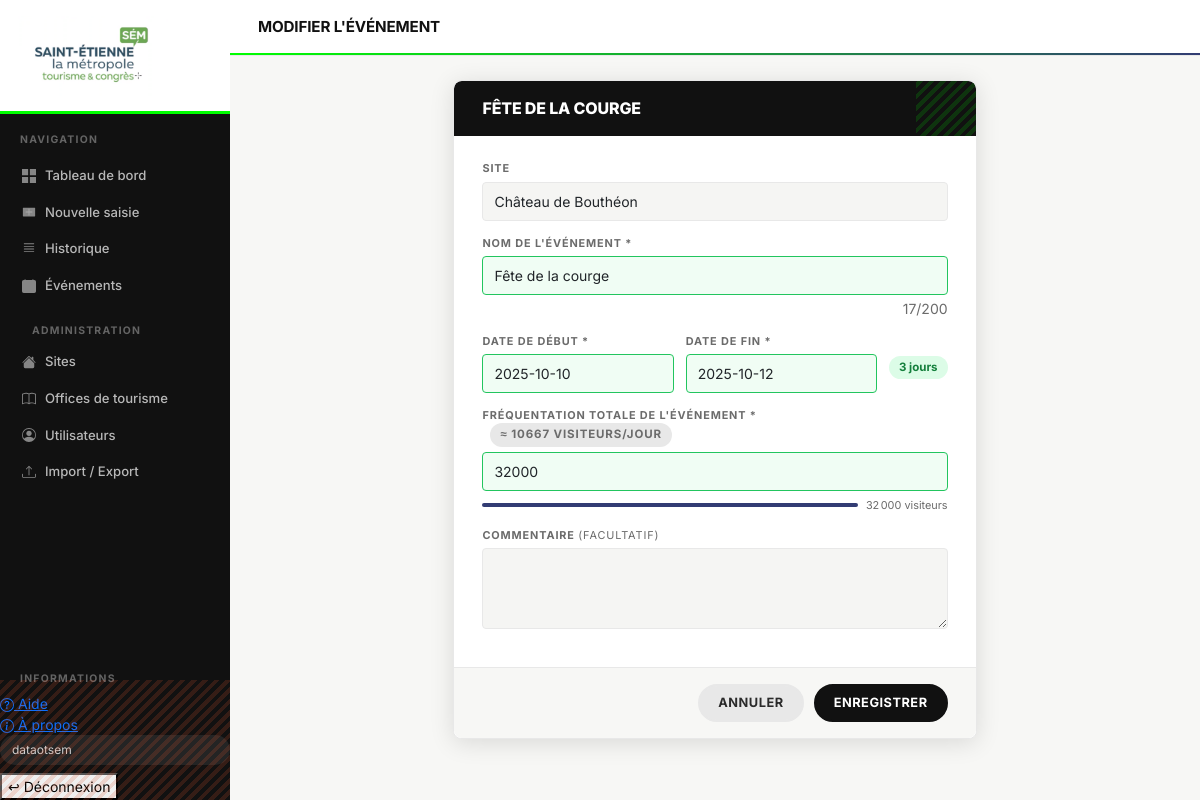
Screenshot of /evenements/1/ (signed in) with the database file from the repository.
### suivi/models.py (models this page shows, shortened)
class Utilisateur(AbstractUser):
    ROLE_CHOICES = [
        ("saisisseur", "Saisisseur (site)"),
        ("admin", "Administrateur"),
    ]
    site = models.ForeignKey(
        SiteTouristique,
        verbose_name="Site rattaché",
        on_delete=models.SET_NULL,
        null=True,
        blank=True,
        related_name="utilisateurs",
    )
    role = models.CharField(
        "Rôle", max_length=20, choices=ROLE_CHOICES, default="saisisseur"
    )
    telephone = models.CharField("Téléphone", max_length=30, blank=True)
    cle_api = models.CharField(
        "Clé API", max_length=64, blank=True, unique=True, null=True,
        help_text="Utilisée pour l'accès en lecture à l'API (ex: Power BI). Laisser vide si non utilisée.",
    )
    @property
    def est_admin(self):
        return self.role == "admin" or self.is_superuser

class Evenement(models.Model):
    site = models.ForeignKey(
        SiteTouristique, on_delete=models.CASCADE, related_name="evenements"
    )
    nom = models.CharField("Nom de l'événement", max_length=200)
    date_debut = models.DateField("Date de début")
    date_fin = models.DateField("Date de fin")
    frequentation = models.PositiveIntegerField("Fréquentation totale de l'événement", default=0)
    saisi_par = models.ForeignKey(
        Utilisateur, on_delete=models.SET_NULL, null=True, related_name="evenements_saisis"
    )
    date_saisie = models.DateTimeField(auto_now_add=True)
    date_modification = models.DateTimeField(auto_now=True)
    commentaire = models.TextField("Commentaire", blank=True)
    class Meta:
        verbose_name = "Événement"
        verbose_name_plural = "Événements"
        ordering = ["-date_debut"]

### suivi/views.py (the view)
# urls.py: path("evenements/<int:pk>/", views.saisir_evenement, name="modifier_evenement"),
@login_required
def saisir_evenement(request, pk=None):
    instance = None
    if pk:
        instance = get_object_or_404(Evenement, pk=pk)
        if not request.user.est_admin and instance.site_id != request.user.site_id:
            messages.error(request, "Vous n'êtes pas autorisé à modifier cet événement.")
            return redirect("liste_evenements")
    if request.method == "POST":
        form = EvenementForm(request.POST, instance=instance, utilisateur=request.user)
        if form.is_valid():
            evenement = form.save(commit=False)
            if not request.user.est_admin:
                evenement.site = request.user.site
            evenement.saisi_par = request.user
            evenement.save()
            messages.success(request, "Événement enregistré avec succès.")
            return redirect("liste_evenements")
    else:
        form = EvenementForm(instance=instance, utilisateur=request.user)
    return render(request, "suivi/saisir_evenement.html", {"form": form, "instance": instance})

### suivi/forms.py
class EvenementForm(forms.ModelForm):
    class Meta:
        model = Evenement
        fields = ["site", "nom", "date_debut", "date_fin", "frequentation", "commentaire"]
        widgets = {
            "site": forms.Select(attrs={"class": "form-select"}),
            "nom": forms.TextInput(attrs={"class": "form-control"}),
            "date_debut": forms.DateInput(attrs={"class": "form-control", "type": "date"}),
            "date_fin": forms.DateInput(attrs={"class": "form-control", "type": "date"}),
            "frequentation": forms.NumberInput(attrs={"class": "form-control"}),
            "commentaire": forms.Textarea(attrs={"class": "form-control", "rows": 3}),
        }
    def __init__(self, *args, utilisateur=None, **kwargs):
        super().__init__(*args, **kwargs)
        if utilisateur and not utilisateur.est_admin:
            self.fields["site"].queryset = SiteTouristique.objects.filter(pk=utilisateur.site_id)
            self.fields["site"].initial = utilisateur.site
            self.fields["site"].disabled = True
        else:
            self.fields["site"].queryset = SiteTouristique.objects.filter(actif=True)

### suivi/models.py (called while the page is built)
    def __str__(self):
        return self.nom

### suivi/templates/suivi/saisir_evenement.html (shortened to what this page needs)
{% extends "suivi/base.html" %}
{% block page_title %}{% if instance %}Modifier l'événement{% else %}Nouvel événement{% endif %}{% endblock %}
{% block contenu %}
<div class="row justify-content-center">
<div class="col-md-7">
<div x-data="evenementForm()" class="modal-card animate__animated animate__fadeInDown animate__faster"
     style="position:static; width:100%; max-height:none; box-shadow:0 4px 24px rgba(0,0,0,.12); border:1px solid var(--c-gris-clair);">
    <div class="modal-header" style="position:relative; overflow:hidden;">
        <h4>{% if instance %}{{ instance.nom }}{% else %}Nouvel événement{% endif %}</h4>
        <div style="position:absolute; right:0; top:0; bottom:0; width:60px;
            background: repeating-linear-gradient(-45deg, transparent, transparent 4px, rgba(0,255,0,.15) 4px, rgba(0,255,0,.15) 8px);"></div>
    </div>
    <div class="modal-body">
        <form method="post" id="form-evenement">
            <div class="field-group">
                <label>Site</label>
                {{ form.site }}
            </div>
            <div class="field-group" :class="nomClass">
                <label>Nom de l'événement *</label>
                <input type="text" name="nom" id="id_nom" class="form-control"
                       x-model="nom" value="{{ form.nom.value|default:'' }}"
                       placeholder="Ex : Nuit des musées 2026"
                       @input="update">
                <div style="display:flex; justify-content:flex-end; margin-top:3px;">
                    <span style="font-size:.68rem;"
                          :style="nom.length > 180 ? 'color:#dc2626' : 'color:var(--c-gris-moyen)'"
                          x-text="`${nom.length}/200`"></span>
                </div>
            </div>
            <div style="display:grid; grid-template-columns:1fr 1fr auto; gap:12px; align-items:end; margin-bottom:14px;">
                <div class="field-group" style="margin:0;" :class="dateDebutClass">
                    <label>Date de début *</label>
                    <input type="text" name="date_debut" id="id_date_debut" class="form-control flatpickr-input"
                           x-model="dateDebut"
                           value="{{ form.date_debut.value|default:'' }}"
                           placeholder="jj/mm/aaaa"
                           @change="update" autocomplete="off">
                </div>
                <div class="field-group" style="margin:0;" :class="dateFinClass">
                    <label>Date de fin *</label>
                    <input type="text" name="date_fin" id="id_date_fin" class="form-control flatpickr-input"
                           x-model="dateFin"
                           value="{{ form.date_fin.value|default:'' }}"
                           placeholder="jj/mm/aaaa"
                           @change="update" autocomplete="off">
                </div>
                <div x-show="duree !== null" x-transition style="padding-bottom:14px;">
                    <div class="remaining-badge" :class="duree >= 0 ? 'ok' : 'over'"
                         x-text="duree >= 0 ? `${duree + 1} jour${duree > 0 ? 's' : ''}` : 'Dates invalides'"></div>
                </div>
            </div>
            <div class="field-group" :class="freqClass">
                <label>
                    Fréquentation totale de l'événement *
                    <span x-show="duree >= 0 && freq > 0 && duree !== null"
                          class="remaining-badge neutral ms-2"
                          x-text="`≈ ${Math.round(freq / (duree + 1))} visiteurs/jour`"></span>
                </label>
                <input type="number" name="frequentation" id="id_frequentation"
                       class="form-control" min="0"
                       x-model.number="freq"
                       value="{{ form.frequentation.value|default:'' }}"
                       @input="update">
                <div x-show="freq > 0" style="margin-top:6px;">
                    <div style="display:flex; align-items:center; gap:8px;">
                        <div style="flex:1; height:4px; background:var(--c-gris-clair); border-radius:2px; overflow:hidden;">
                            <div :style="`width:${Math.min(100,(freq/5000)*100)}%; background:#323C73; height:100%; transition:width .4s;`"></div>
                        </div>
                        <span style="font-size:.68rem; color:var(--c-gris-moyen);" x-text="freq.toLocaleString('fr-FR') + ' visiteurs'"></span>
                    </div>
                </div>
            </div>
            <div class="field-group">
                <label>Commentaire <span style="font-weight:400; color:var(--c-gris-moyen);">(facultatif)</span></label>
                {{ form.commentaire }}
            </div>
        </form>
    </div>
    <div class="modal-actions">
        <a href="{% url 'liste_evenements' %}" class="btn-cancel">Annuler</a>
        <button type="submit" form="form-evenement" class="btn-app"
                :disabled="!isValid"
                :style="!isValid ? 'opacity:.5; cursor:not-allowed;' : ''">
            <span class="btn-label">Enregistrer</span>
        </button>
    </div>
</div>
</div>
</div>
{% endblock %}

### suivi/templates/suivi/base.html (shortened to what this page needs)
<!DOCTYPE html>
{% load static %}
<html lang="fr">
<head>
    <link href="https://cdn.jsdelivr.net/npm/bootstrap@5.3.3/dist/css/bootstrap.min.css" rel="stylesheet">
    <link rel="stylesheet" href="https://cdn.jsdelivr.net/npm/animate.css@4/animate.min.css">
    <link rel="stylesheet" href="https://cdn.jsdelivr.net/npm/toastify-js/src/toastify.min.css">
    <link rel="stylesheet" href="https://cdn.jsdelivr.net/npm/flatpickr/dist/flatpickr.min.css">
</head>
<body>
{% if user.is_authenticated %}
<aside class="sidebar">
    <div class="sidebar-logo">
        <img src="{% static 'suivi/images/logo.png' %}" alt="Saint-Étienne Tourisme">
    </div>
    <div class="sidebar-stripe"></div>
    <div class="sidebar-section">Navigation</div>
    <nav class="sidebar-nav">
        <a href="{% url 'tableau_de_bord' %}" {% if request.resolver_match.url_name == 'tableau_de_bord' %}class="active"{% endif %}>
            <svg width="14" height="14" fill="currentColor" viewBox="0 0 16 16"><path d="M0 0h7v7H0V0zm9 0h7v7H9V0zM0 9h7v7H0V9zm9 0h7v7H9V9z"/></svg>
            Tableau de bord
        </a>
        <a href="{% url 'saisir_indicateur' %}" {% if request.resolver_match.url_name == 'saisir_indicateur' %}class="active"{% endif %}>
            <svg width="14" height="14" fill="currentColor" viewBox="0 0 16 16"><path d="M8 4a.5.5 0 0 1 .5.5v3h3a.5.5 0 0 1 0 1h-3v3a.5.5 0 0 1-1 0v-3h-3a.5.5 0 0 1 0-1h3v-3A.5.5 0 0 1 8 4z"/><path d="M14.5 3a.5.5 0 0 1 .5.5v9a.5.5 0 0 1-.5.5h-13a.5.5 0 0 1-.5-.5v-9a.5.5 0 0 1 .5-.5h13z"/></svg>
            Nouvelle saisie
        </a>
        <a href="{% url 'liste_indicateurs' %}" {% if request.resolver_match.url_name == 'liste_indicateurs' %}class="active"{% endif %}>
            <svg width="14" height="14" fill="currentColor" viewBox="0 0 16 16"><path d="M2.5 1.5a.5.5 0 0 0 0 1h11a.5.5 0 0 0 0-1h-11zm0 3a.5.5 0 0 0 0 1h11a.5.5 0 0 0 0-1h-11zm0 3a.5.5 0 0 0 0 1h11a.5.5 0 0 0 0-1h-11zm0 3a.5.5 0 0 0 0 1h11a.5.5 0 0 0 0-1h-11z"/></svg>
            Historique
        </a>
        <a href="{% url 'liste_evenements' %}" {% if request.resolver_match.url_name == 'liste_evenements' %}class="active"{% endif %}>
            <svg width="14" height="14" fill="currentColor" viewBox="0 0 16 16"><path d="M3.5 0a.5.5 0 0 1 .5.5V1h8V.5a.5.5 0 0 1 1 0V1h1a2 2 0 0 1 2 2v11a2 2 0 0 1-2 2H2a2 2 0 0 1-2-2V3a2 2 0 0 1 2-2h1V.5a.5.5 0 0 1 .5-.5z"/></svg>
            Événements
        </a>
        {% if user.est_admin %}
        <div class="sidebar-section">Administration</div>
        <a href="{% url 'liste_sites' %}" {% if 'site' in request.resolver_match.url_name %}class="active"{% endif %}>
            Sites
        </a>
        <a href="{% url 'liste_offices' %}" {% if 'office' in request.resolver_match.url_name %}class="active"{% endif %}>
            Offices de tourisme
        </a>
        <a href="{% url 'liste_utilisateurs' %}" {% if 'utilisateur' in request.resolver_match.url_name %}class="active"{% endif %}>
            <svg width="14" height="14" fill="currentColor" viewBox="0 0 16 16"><path d="M11 6a3 3 0 1 1-6 0 3 3 0 0 1 6 0z"/><path fill-rule="evenodd" d="M0 8a8 8 0 1 1 16 0A8 8 0 0 1 0 8zm8-7a7 7 0 0 0-5.468 11.37C3.242 11.226 4.805 10 8 10s4.757 1.225 5.468 2.37A7 7 0 0 0 8 1z"/></svg>
            Utilisateurs
        </a>
        <a href="{% url 'portail_import_export' %}" {% if 'import' in request.resolver_match.url_name or 'export' in request.resolver_match.url_name %}class="active"{% endif %}>
            Import / Export
        </a>
        {% endif %}
    </nav>
        <div class="sidebar-section">Informations</div>
        <a href="{% url 'aide' %}" {% if request.resolver_match.url_name == 'aide' %}class="active"{% endif %}>
            Aide
        </a>
        <a href="{% url 'a_propos' %}" {% if request.resolver_match.url_name == 'a_propos' %}class="active"{% endif %}>
            À propos
        </a>
        <div class="user-pill">{{ user.get_full_name|default:user.username }}{% if user.site %} · {{ user.site.nom }}{% endif %}</div>
        <form method="post" action="{% url 'deconnexion' %}">
            <button type="submit">↩ Déconnexion</button>
        </form>
</aside>
<div class="main-wrap">
    <header class="topbar">
        <span class="topbar-title">{% block page_title %}{% endblock %}</span>
    </header>
    <main class="page-body">
{% endif %}
{% block contenu %}{% endblock %}
{% if user.is_authenticated %}
    </main>
</div>
{% endif %}
</body>
</html>

### rows the page displays
Utilisateur: get_full_name "dataotsem"
Evenement: nom "FÊTE DE LA COURGE", site "Château de Bouthéon", nom "Fête de la courge", date_debut "2025-10-10", date_fin "2025-10-12"
